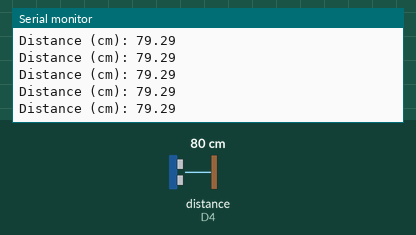
This sketch was run on a simulated ESP8266 (NodeMCU). On the bench: the last lines printed to the serial monitor. Wiring (inferred from the names in the program): ultrasonic range finder: trigger D2; echo D4. The inputs (shaded band) are chosen by the test bench; at power-on: distance to the obstacle (sensor on D4) 80 cm. The echo pulse lasts 58.3 µs per cm; WiFi joins after 1.5 s; servers stay silent unless stated; uploads are accepted with an empty reply.

Above: at 2.7 s.
2.8 s: distance to the obstacle (sensor on D4) set to 2 cm
At 3.08 s:
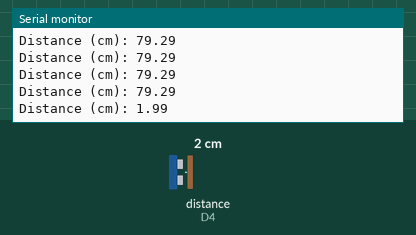
4.3 s: distance to the obstacle (sensor on D4) set to 4 cm
At 4.58 s:
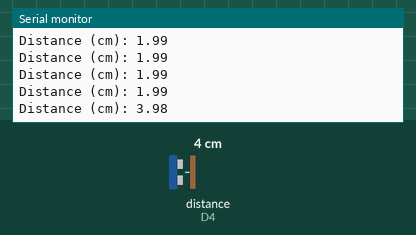
Timing chart, 0 to 7.3 s (numbered marks = the images above; inputs shaded):
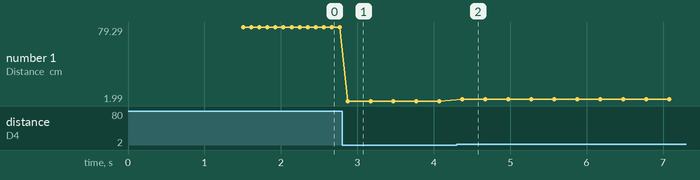

The sketch:

ultrasonic.ino
```cpp
#include <ESP8266WiFi.h>
#include <ESP8266HTTPClient.h>
#include <WiFiClient.h>
#include<SoftwareSerial.h>
SoftwareSerial s(3,1);
const char* ssid = "Virus";
const char* password = "mbega123455";
//String serverName = "http://137.184.232.255/akazu_system/data.php";
//String serverName = "http://didier.requestcatcher.com/";
String serverName = "http://192.168.43.76/akazu_system/data.php";
const int trigPin = D2;
const int echoPin = D4;

//define sound velocity in cm/uS
#define SOUND_VELOCITY 0.034
#define CM_TO_INCH 0.393701

long duration;
float distanceCm;
float distanceInch;

void setup() {
  Serial.begin(9600); // Starts the serial communication
  pinMode(trigPin, OUTPUT); // Sets the trigPin as an Output
  pinMode(echoPin, INPUT); // Sets the echoPin as an Input
  WiFi.begin(ssid, password);
  while(WiFi.status() != WL_CONNECTED) {
  delay(500);
  }
}

void loop() {
  // Clears the trigPin
  digitalWrite(trigPin, LOW);
  delayMicroseconds(2);
  // Sets the trigPin on HIGH state for 10 micro seconds
  digitalWrite(trigPin, HIGH);
  delayMicroseconds(10);
  digitalWrite(trigPin, LOW);

  // Reads the echoPin, returns the sound wave travel time in microseconds
  duration = pulseIn(echoPin, HIGH);
  distanceCm = duration * SOUND_VELOCITY/2;
  Serial.print("Distance (cm): ");
  Serial.println(distanceCm);
  if(distanceCm < 38){
      WiFiClient client;
      HTTPClient http;
      http.begin(client, serverName);
      http.addHeader("Content-Type", "application/x-www-form-urlencoded");
      String httpRequestData = "egg";
      int      httpResponseCode = http.POST(httpRequestData);
      if (httpResponseCode>0) {
        s.println(httpResponseCode);
        String payload = http.getString();
        s.println(payload);
        Serial.println(payload);
      }
      http.end();
    }
  delay(100);
}
```

Measured:
- after the input at 2.8 s, the serial monitor: prints a new line after 0.07 s (image 1)
- after the input at 4.3 s, the serial monitor: prints a new line after 0.08 s (image 2)
- plotted number 1: 79.29 → 1.99 after the input at 2.8 s, 1.99 → 3.98 after the input at 4.3 s
